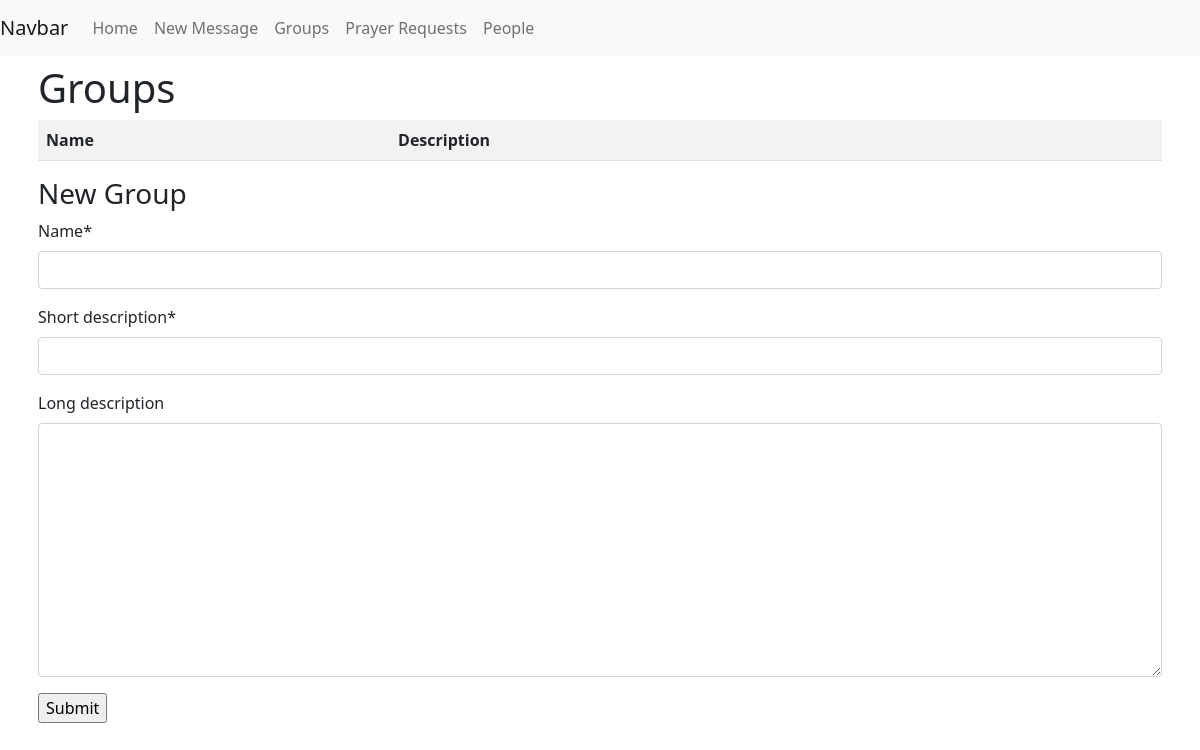
Page /prayer/groups (signed in) on the earlier database version.
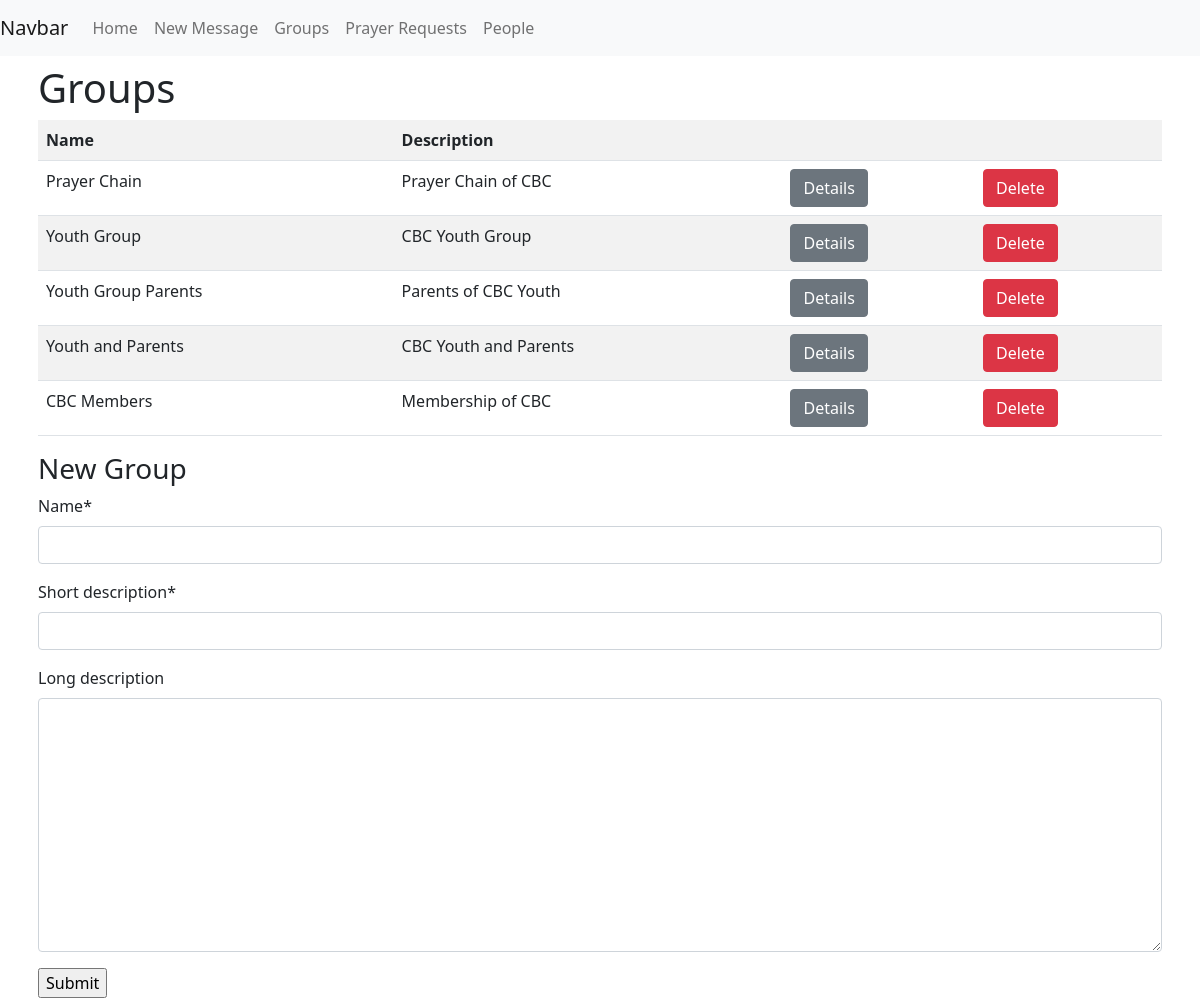
Same page on the later database version.
### prayer/models.py (models this page shows, shortened)
class PrayerGroup(models.Model):
    name = models.CharField(max_length=50)
    short_description = models.CharField(max_length=100)
    long_description = models.TextField(blank=True, null=True)
    people = models.ManyToManyField(Person)

### prayer/views.py (the view)
# urls.py: path("groups", views.groups, name="groups"),
@login_required()
def groups(request) -> render:
    context = {"new_group_form": NewGroupForm(), "groups": PrayerGroup.objects.all()}
    if request.method == "POST":
        form = NewGroupForm(request.POST)
        if form.is_valid():
            form.save()
            messages.success(request, "You've successfully created a new group.")
    return render(request, "prayer/groups.html", context)

### prayer/forms.py
class NewGroupForm(forms.ModelForm):
    class Meta:
        model = PrayerGroup
        fields = [
            "name",
            "short_description",
            "long_description",
        ]

### templates/prayer/groups.html (shortened to what this page needs)
{% extends 'prayer/prayer_base.html' %}
{% load crispy_forms_tags %}
{% block section1 %}
    <h1>Groups</h1>
    <table class="table table-striped table-hover">
        <tr>
            <th>
                Name
            </th>
            <th>
                Description
            </th>
            <th></th>
            <th></th>
        </tr>
    {% for group in groups %}
        <tr>
            <td>
                {{ group.name }}
            </td>
            <td>
                {{ group.short_description }}
            </td>
            <td>
                <a class="btn btn-secondary" href="{% url 'prayer:group' group_id=group.id %}">Details</a>
            </td>
            <td>
                <a class="btn btn-danger" role="button" href="{% url 'prayer:delete_group' group_id=group.id %}">Delete
                </a>
            </td>
        </tr>
    {% endfor %}
    </table>
    <h3>New Group</h3>
    <form action="#" method="POST">
        {{ new_group_form | crispy }}
        <input type="submit" value="Submit">
    </form>
{% endblock %}

### templates/prayer/prayer_base.html (shortened to what this page needs)
{% extends 'base.html' %}
{% block navbar %}
<nav class="navbar navbar-expand-lg navbar-light bg-light">
  <a class="navbar-brand" href="#">Navbar</a>
  <div class="collapse navbar-collapse" id="navbarNav">
    <ul class="navbar-nav">
      <li class="nav-item active">
        <a class="nav-link" href="{% url 'prayer:index'%}">Home</a>
      </li>
      <li class="nav-item">
        <a class="nav-link" href="{% url 'prayer:new_message' %}">New Message</a>
      </li>
      <li class="nav-item">
        <a class="nav-link" href="{% url 'prayer:groups' %}">Groups</a>
      </li>
      <li class="nav-item">
        <a class="nav-link" href="{% url 'prayer:prayer_requests' %}">Prayer Requests</a>
      </li>
      <li class="nav-item">
        <a class="nav-link" href="{% url 'prayer:people' %}">People</a>
      </li>
    </ul>
  </div>
</nav>
{% endblock %}

### templates/base.html (shortened to what this page needs)
{% load static %}
<!DOCTYPE html>
<html lang="en">
<head>
    <link href="https://cdn.jsdelivr.net/npm/bootstrap@5.1.3/dist/css/bootstrap.min.css" rel="stylesheet">
    <link rel="stylesheet" type="text/css" href="{% static 'css/my_style.css' %}">
</head>
<body>
        {% block navbar%}
        {% endblock %}
    <div class="container p-2">
        {% block section1 %}
        {% endblock %}
    </div>
</body>
</html>

Differences in the rows shown:
added PrayerGroup: name "Prayer Chain", short_description "Prayer Chain of CBC"
added PrayerGroup: name "Youth Group", short_description "CBC Youth Group"
added PrayerGroup: name "Youth Group Parents", short_description "Parents of CBC Youth"
added PrayerGroup: name "Youth and Parents", short_description "CBC Youth and Parents"
added PrayerGroup: name "CBC Members", short_description "Membership of CBC"
